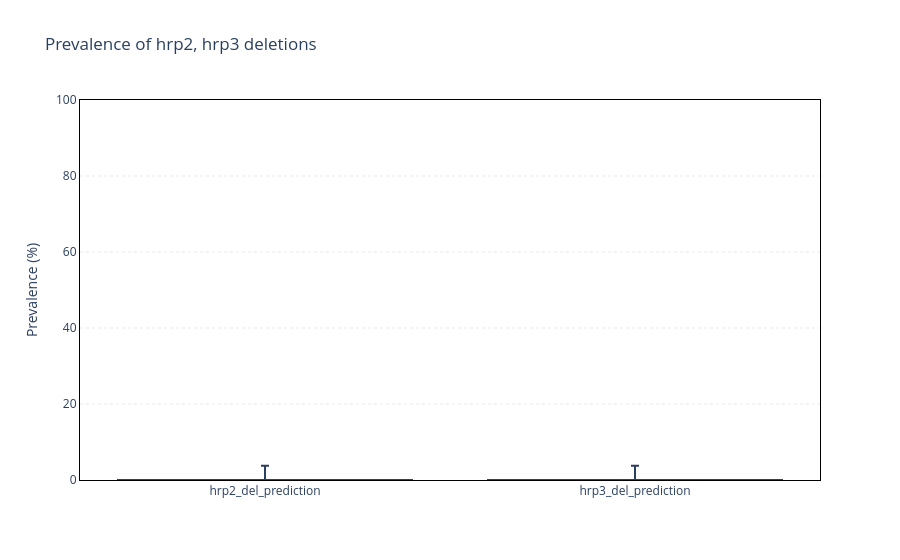

Here is the notebook cell this chart was saved with:
### Code cell
generate_deletion_prevalence_barchart(final_del_df, master_df)

### Figure 1 — Plotly figure (JSON) as saved in the notebook; plotly's stock layout.template omitted (floating-point values rounded to 4 significant figures)
{"data": [{"customdata": [[97, 97, 0], [97, 97, 0]], "error_y": {"array": [3.732, 3.732], "arrayminus": [0.0, 0.0], "type": "data"}, "hovertemplate": "%{y:0.1f}% (%{customdata[2]}/%{customdata[1]})", "marker": {"line": {"color": "black", "width": 1}}, "name": "Prevalence", "type": "bar", "x": ["hrp2_del_prediction", "hrp3_del_prediction"], "y": [0.0, 0.0]}], "layout": {"hovermode": "x unified", "legend": {"orientation": "h", "x": 0, "xanchor": "left", "y": -0.15, "yanchor": "top"}, "plot_bgcolor": "rgba(0,0,0,0)", "title": {"text": "Prevalence of hrp2, hrp3 deletions"}, "xaxis": {"linecolor": "black", "linewidth": 1, "mirror": true, "showline": true}, "yaxis": {"gridcolor": "lightgray", "griddash": "dot", "gridwidth": 0.5, "linecolor": "black", "linewidth": 1, "mirror": true, "range": [0, 100], "showgrid": true, "showline": true, "title": {"text": "Prevalence (%)"}}}}
